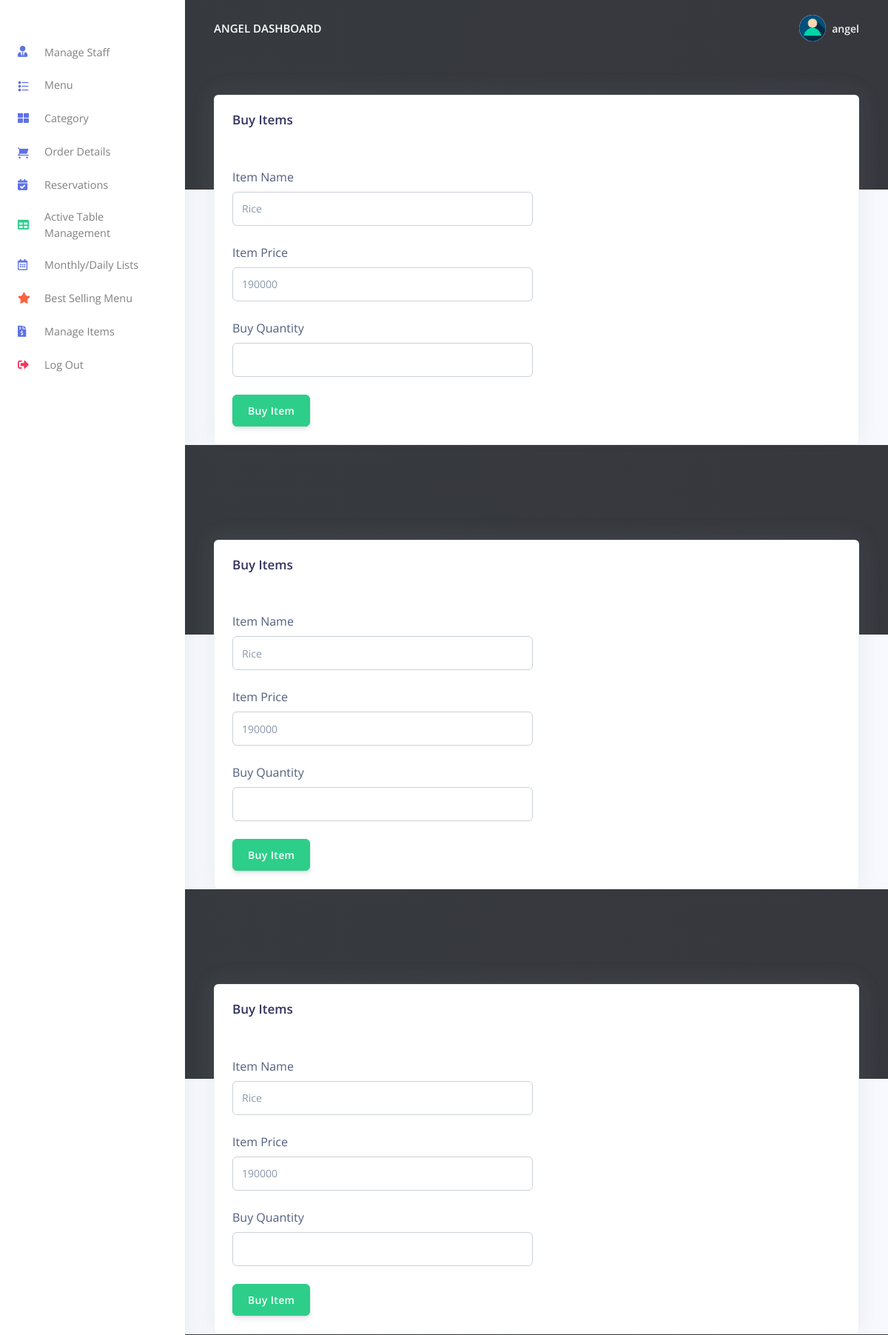
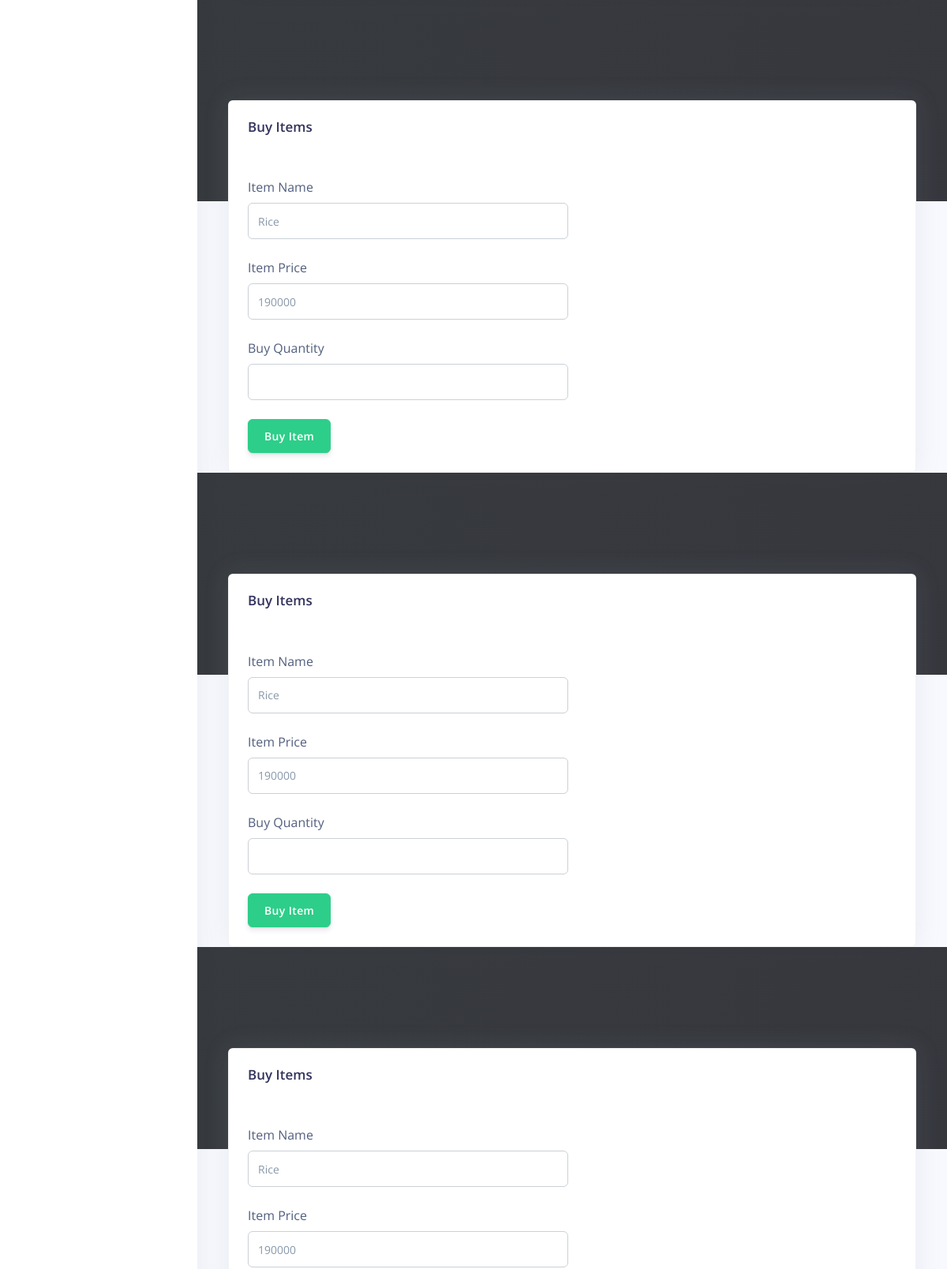
The page /admin/buy_item.php?buy=2 (signed in, upper part) on the database its author committed (2 pictures, top to bottom).
### tables this page shows
CREATE TABLE `system_admin` (
  `admin_id` int(10) UNSIGNED NOT NULL,
  `admin_name` varchar(50) NOT NULL,
  `admin_email` varchar(200) NOT NULL,
  `admin_password` varchar(50) NOT NULL
);

CREATE TABLE `inventory_use` (
  `inventory_id` int(11) NOT NULL,
  `item_id` int(11) NOT NULL,
  `buy_qty` decimal(5,2) NOT NULL,
  `use_qty` decimal(5,2) NOT NULL,
  `qty_date` date NOT NULL
);

CREATE TABLE `inventory` (
  `item_id` int(11) NOT NULL,
  `item_name` varchar(100) NOT NULL,
  `unit_price` int(11) NOT NULL,
  `inhand_qty` decimal(5,2) NOT NULL
);

### admin/buy_item.php (the view, shortened to what this page needs)
<?php
include('config/config.php');
require_once('partials/_head.php');
?>
<body>
  <?php require_once('partials/_sidebar.php'); ?>
  <div class="main-content">
    <?php require_once('partials/_topnav.php'); ?>
    <?php
    $buy = $_GET['buy'] ?? null;
    $ret = "SELECT * FROM inventory INNER JOIN inventory_use ON inventory.item_id = inventory_use.item_id
           WHERE inventory.item_id = ?";
    $stmt = $mysqli->prepare($ret);
    $stmt->bind_param("i", $buy);
    $stmt->execute();
    $res = $stmt->get_result();
    while ($prod = $res->fetch_object()) {
    ?>
      <div class="container-fluid mt--8">
        <div class="row">
          <div class="col">
            <div class="card shadow">
              <div class="card-header border-0">
                <h3>Buy Items</h3>
              </div>
              <div class="card-body">
                <form method="POST" enctype="multipart/form-data">
                  <div class="form-row">
                    <div class="col-md-6">
                      <label>Item Name</label>
                      <input type="text" value="<?php echo $prod->item_name ?>" name="itemName" class="form-control">
                    </div>
                  </div>
                  <br>
                  <div class="form-row">
                    <div class="col-md-6">
                      <label>Item Price</label>
                      <input type="text" value="<?php echo $prod->unit_price ?>" name="itemPrice" class="form-control">
                    </div>
                  </div>
                  <br>
                  <div class="form-row">
                    <div class="col-md-6">
                      <label>Buy Quantity</label>
                      <input type="text" name="buyQty" class="form-control">
                    </div>
                  </div>
                  <br>
                  <div class="form-row">
                    <div class="col-md-6">
                      <input type="submit" name="buyItem" value="Buy Item" class="btn btn-success">
                    </div>
                  </div>
                </form>
              </div>
            </div>
          </div>
        </div>
      </div>
    <?php } ?>
  </div>
</body>
</html>

### admin/partials/_sidebar.php (shortened to what this page needs)
<?php
$admin_id = $_SESSION['admin_id'];
$ret = "SELECT * FROM  system_admin  WHERE admin_id = '$admin_id'";
$stmt = $mysqli->prepare($ret);
$stmt->execute();
$res = $stmt->get_result();
while ($admin = $res->fetch_object()) {
?>
  <nav class="navbar navbar-vertical fixed-left navbar-expand-md navbar-light bg-white" id="sidenav-main">
    <div class="container-fluid">
      <div class="collapse navbar-collapse" id="sidenav-collapse-main">
        <ul class="navbar-nav">
          <li class="nav-item">
            <a class="nav-link" href="staffs.php">
              <i class="fas fa-user-tie text-primary"></i> Manage Staff
            </a>
          </li>
          <li class="nav-item">
            <a class="nav-link" href="menu.php">
              <i class="ni ni-bullet-list-67 text-primary"></i>Menu
            </a>
          </li>
          <li class="nav-item">
            <a class="nav-link" href="category.php">
            <i class="fas fa-th-large text-primary"></i>Category
            </a>
          </li>
          <li class="nav-item">
            <a class="nav-link" href="orders.php">
              <i class="ni ni-cart text-primary"></i> Order Details
            </a>
          </li>
          <li class="nav-item">
            <a class="nav-link" href="reservation.php">
            <i class="fas fa-calendar-check text-primary"></i>Reservations
            </a>
          </li>
          <li class="nav-item">
            <a class="nav-link" href="ActiveTables.php">
            <i class="fas fa-table text-success"></i>Active Table Management
            </a>
          </li>
          <li class="nav-item">
            <a class="nav-link" href="wavechart.php">
            <i class="far fa-calendar-alt text-primary"></i>Monthly/Daily Lists
            </a>
          </li>
          <li class="nav-item">
            <a class="nav-link" href="bestSelling.php">
            <i class="fas fa-star text-warning"></i>Best Selling Menu
            </a>
          </li>
          <li class="nav-item">
            <a class="nav-link" href="manage_item.php">
              <i class="fas fa-file-invoice-dollar text-primary"></i> Manage Items
            </a>
          </li>
        </ul>
        <ul class="navbar-nav mb-md-3">
          <li class="nav-item">
            <a class="nav-link" href="logout.php">
              <i class="fas fa-sign-out-alt text-danger"></i> Log Out
            </a>
          </li>
        </ul>
      </div>
    </div>
  </nav>
<?php } ?>

### admin/partials/_topnav.php (shortened to what this page needs)
<?php
$admin_id = $_SESSION['admin_id'];
$ret = "SELECT * FROM  system_admin  WHERE admin_id = '$admin_id'";
$stmt = $mysqli->prepare($ret);
$stmt->execute();
$res = $stmt->get_result();
while ($admin = $res->fetch_object()) {
?>
    <nav class="navbar navbar-top navbar-expand-md navbar-dark" id="navbar-main">
        <div class="container-fluid">
            <a class="h4 mb-0 text-white text-uppercase d-none d-lg-inline-block" href="dashboard.php"><?php echo $admin->admin_name; ?> Dashboard</a>
            <ul class="navbar-nav align-items-center d-none d-md-flex">
                <li class="nav-item dropdown">
                    <a class="nav-link pr-0" href="#" role="button" data-toggle="dropdown" aria-haspopup="true" aria-expanded="false">
                        <div class="media align-items-center">
                            <span class="avatar avatar-sm rounded-circle">
                                <img alt="Image placeholder" src="assets/img/theme/user-a-min.png">
                            </span>
                            <div class="media-body ml-2 d-none d-lg-block">
                                <span class="mb-0 text-sm  font-weight-bold"><?php echo $admin->admin_name; ?></span>
                            </div>
                        </div>
                    </a>
                </li>
            </ul>
        </div>
    </nav>
<?php } ?>

### rows shown on the page
system_admin: admin_name "ANGEL", admin_name "angel"
inventory_use: itemName "Rice", itemPrice "190000"
inventory_use: itemName "Rice", itemPrice "190000"
inventory_use: itemName "Rice", itemPrice "190000"
inventory_use: itemName "Rice", itemPrice "190000"
inventory_use: itemName "Rice", itemPrice "190000"
inventory_use: itemName "Rice", itemPrice "190000"
